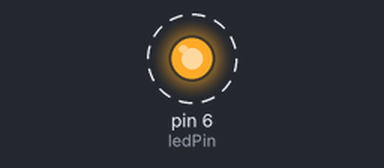
Recording of a sketch running on a simulated Arduino Nano, built with avr-gcc and run on an emulated ATmega328P. Parts: output pins drawn as LEDs (lit = HIGH). Dashed ring = blinking.

Above: at 0.5 s.
Timing chart, 0 to 4.6 s (numbered marks = the images above):
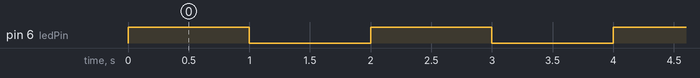

Measured:
- by itself, pin 6 (ledPin): alternates HIGH for 1.0 s and LOW for 1.0 s

The sketch:

arduinoNano2.ino
```cpp
/*
arduino nano
atmega 328
 */

const int ledPin =  6;      // the number of the LED pin

void setup() {
  pinMode(ledPin, OUTPUT);
  Serial.begin(9600);
}

// the loop function runs over and over again forever
void loop() {
  digitalWrite(6, HIGH);   // turn the LED on (HIGH is the voltage level)
  delay(1000);              // wait for a second
  digitalWrite(6, LOW);    // turn the LED off by making the voltage LOW
  delay(1000);              // wait for a second
}
```
